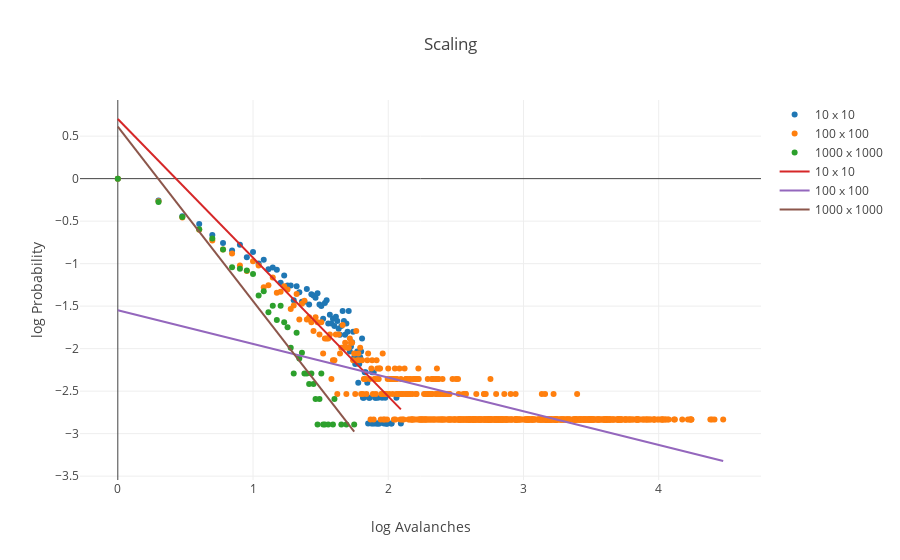

Notebook source saved alongside this figure:
### Code cell
logprop1 = np.log10(prop1)
logprop2 = np.log10(prop2)
logprop3 = np.log10(prop3)

logaval1 = np.log10(aval1)
logaval2 = np.log10(aval2)
logaval3 = np.log10(aval3)

alpha1, const1 = np.polyfit(logaval1, logprop1, 1)
alpha2, const2 = np.polyfit(logaval2, logprop2, 1)
alpha3, const3 = np.polyfit(logaval3, logprop3, 1)

layout = go.Layout(
    title='Scaling',
    xaxis=dict(title='log Avalanches'),
    yaxis=dict(title='log Probability'),
)

figure = go.Figure([
    go.Scatter(x=logaval1, y=logprop1, mode='markers', name=f'{h1.shape[1]} x {h1.shape[2]}'),
    go.Scatter(x=logaval2, y=logprop2, mode='markers', name=f'{h2.shape[1]} x {h2.shape[2]}'),
    go.Scatter(x=logaval3, y=logprop3, mode='markers', name=f'{h3.shape[1]} x {h3.shape[2]}'),
    go.Scatter(x=logaval1, y=const1 + alpha1 * logaval1, mode='lines', name=f'{h1.shape[1]} x {h1.shape[2]}'),
    go.Scatter(x=logaval2, y=const2 + alpha2 * logaval2, mode='lines', name=f'{h2.shape[1]} x {h2.shape[2]}'),
    go.Scatter(x=logaval3, y=const3 + alpha3 * logaval3, mode='lines', name=f'{h3.shape[1]} x {h3.shape[2]}'),
], layout)

py.iplot(figure)
